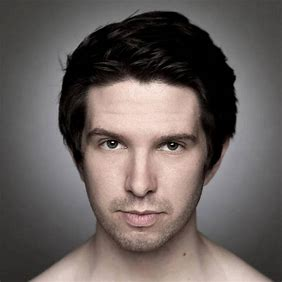
%> input picture project/下载.jpg, 282 x 282 px
$ octave --eval "function5;"   (GNU Octave 9; MATLAB toolbox functions it lacks are replaced by stand-ins)
%> lines starting %> are read from the running program, lines starting %| are printed output that depends on the picture; in (x1, y1, x2, y2) boxes, pixels count from 0 and x2, y2 are one past the last pixel; in counts of white or black regions, pixels touching at a corner belong together; the program's own positions count from 1
function function5()
    % 打开一幅图像
    [filename, pathname] = uigetfile({'*.jpg; *.jpeg; *.png; *.bmp', '所有图像文件'; '*.*', '所有文件'}, '选择一个图像文件');
%> the answer given: 下载.jpg
    if ischar(filename)
        img = imread(fullfile(pathname, filename));
%> img is the input picture: size 282x282x3 uint8; mean R, G, B 104.5, 95.9, 93.2
        img_gray = rgb2gray(img); % 将图像转换为灰度图以简化处理
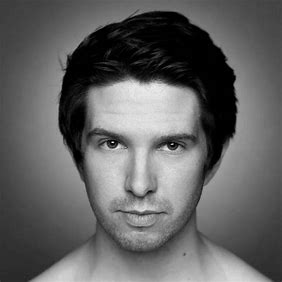
%> img_gray: size 282x282 uint8; min 0, max 253, mean 98.2
    else
        error('没有选择文件');
    end

    % 显示原始图像
    figure;
    subplot(2,3,1); imshow(img_gray); title('原始图像');

    % 使用 Robert 算子进行边缘检测
    roberts_edges = edge(img_gray, 'roberts');
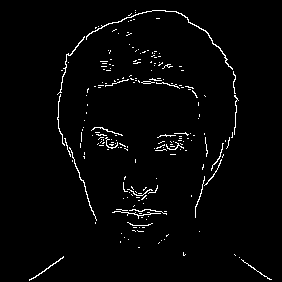
%> roberts_edges: size 282x282 logical; 2.4% white in thin lines or dots, all inside (x1, y1, x2, y2) = (29, 10, 272, 281)
    subplot(2,3,2); imshow(roberts_edges); title('Robert 算子');

    % 使用 Prewitt 算子进行边缘检测
    prewitt_edges = edge(img_gray, 'prewitt');
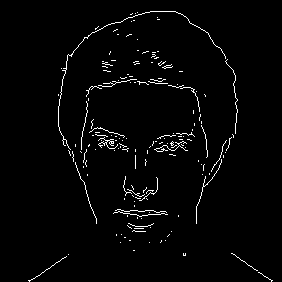
%> prewitt_edges: size 282x282 logical; 2.3% white in thin lines or dots, all inside (x1, y1, x2, y2) = (28, 11, 273, 282)
    subplot(2,3,3); imshow(prewitt_edges); title('Prewitt 算子');

    % 使用 Sobel 算子进行边缘检测
    sobel_edges = edge(img_gray, 'sobel');
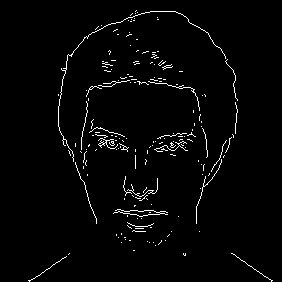
%> sobel_edges: size 282x282 logical; 2.3% white in thin lines or dots, all inside (x1, y1, x2, y2) = (28, 10, 273, 282)
    subplot(2,3,4); imshow(sobel_edges); title('Sobel 算子');

    % 使用 Laplacian of Gaussian (LoG) 进行边缘检测
    laplacian_edges = edge(img_gray, 'log'); % LoG 也可以称为 Mexican hat 滤波器
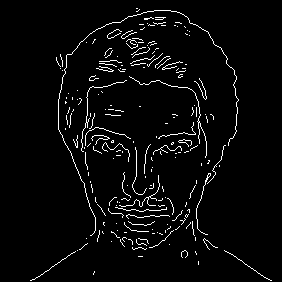
%> laplacian_edges: size 282x282 logical; 3.6% white in thin lines or dots, all inside (x1, y1, x2, y2) = (30, 8, 272, 281)
    subplot(2,3,5); imshow(laplacian_edges); title('Laplacian of Gaussian (LoG)');

    % 使用 Canny 算子进行边缘检测（作为额外的对比）
    canny_edges = edge(img_gray, 'canny');
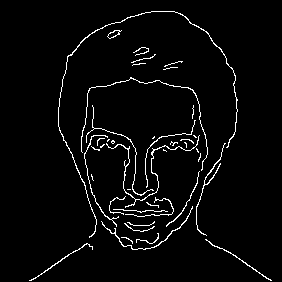
%> canny_edges: size 282x282 logical; 3.5% white in thin lines or dots, all inside (x1, y1, x2, y2) = (29, 11, 272, 281)
    subplot(2,3,6); imshow(canny_edges); title('Canny 算子');
end
